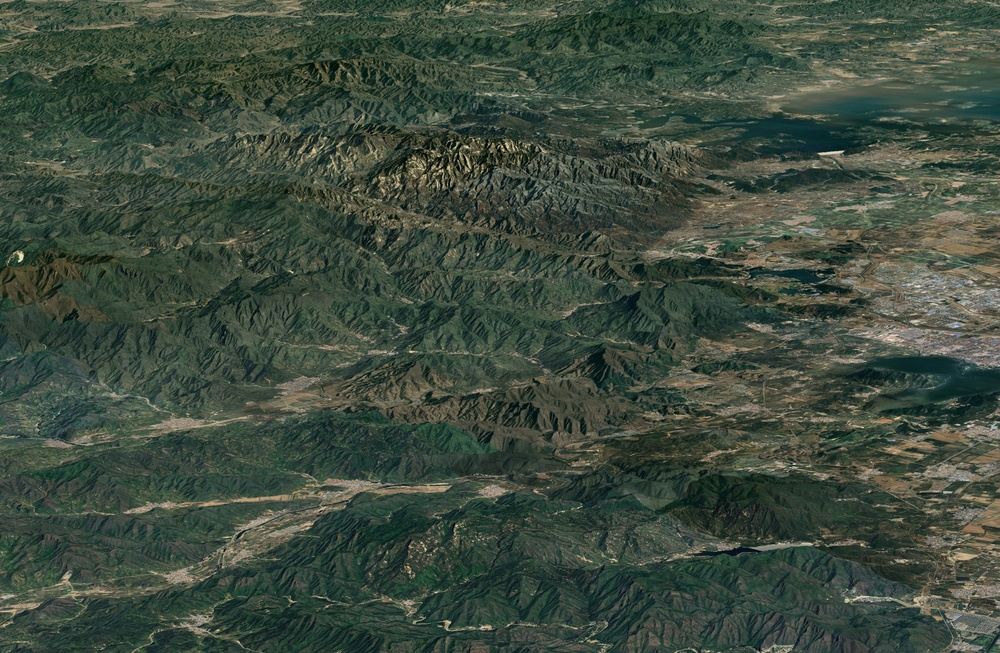
#> input picture images/image_2.jpg, 1000 x 653 px, shrunk from 3096 x 2021 before the run, given in place of top_left_1k.mp4, which was not available
$ python stitch.py
#> lines starting #> are read from the running program, lines starting #| are printed output that depends on the picture; after the words box and inside, x2 and y2 are one past the last pixel; in counts of white or black regions, pixels touching at a corner belong together; pictures that were not available may be replaced by others from this repository, and a replacement may not be noted
import cv2
import numpy as np

import cv2
import numpy as np
import time
from colorama import Fore, Style
import argparse


def calculate_psnr(image1, image2):
    # 确保两个图像具有相同的尺寸
    if image1.shape!= image2.shape:
        raise ValueError("两个图像必须具有相同的尺寸")

    # 将图像转换为浮点数类型，以避免整数除法和溢出
    image1 = image1.astype(np.float64)
    image2 = image2.astype(np.float64)

    # 计算均方误差（MSE）
    mse = np.mean((image1 - image2) ** 2)

    if mse == 0:
        return float('inf')  # 如果MSE为0，PSNR为无穷大

    # 计算PSNR
    max_pixel = 255.0
    psnr = 20 * np.log10(max_pixel / np.sqrt(mse))

    return psnr


# img_a  :  大图
# img_b  :  小图

def find_homography(img_a, img_b, visualize_matches=False):
    orb = cv2.ORB_create(nfeatures=10000,
                            scaleFactor=1.3,      # 金字塔缩放因子(原1.2)
                            edgeThreshold=15,     # 边界阈值
                            patchSize=31          # 描述符区域大小
                        )                         # 限制特征点数量
    t1 = time.time()
    kp_a, des_a = orb.detectAndCompute(img_a, None)
    t2 = time.time()
    print("detectAndCompute time 00:\t" , t2 - t1, "大图像特征点个数为：\t", len(kp_a))

    t1 = time.time()
    kp_b, des_b = orb.detectAndCompute(img_b, None)
    t2 = time.time()
    print("detectAndCompute time 44:\t" , t2 - t1, "小图像特征点个数为：\t", len(kp_b))

    # ===============================================================

    t1 = time.time()
    bf = cv2.BFMatcher(cv2.NORM_HAMMING, crossCheck=False)
    t2 = time.time()
    print("FlannBasedMatcher time:\t\t" , t2 - t1)

    # ===============================================================

    t1 = time.time()
    matches = bf.knnMatch(des_b, des_a, k=2)
    t2 = time.time()
    print("knnMatch time:\t\t\t" , t2 - t1)

    # ===============================================================

    good_matches = []
    for m, n in matches:
        if m.distance < 0.7 * n.distance:
            good_matches.append(m)
    print("len good matchers: " , len(good_matches))

    # ===============================================================

    if visualize_matches:
        # 创建匹配可视化图像
        img_matches = cv2.drawMatches(img_b, kp_b, img_a, kp_a, good_matches, None,
                                     flags=cv2.DrawMatchesFlags_NOT_DRAW_SINGLE_POINTS)
        cv2.imwrite('Matchers.jpg', img_matches)

    if len(good_matches) >= 4:
        src_pts = np.float32([kp_b[m.queryIdx].pt for m in good_matches]).reshape(-1,1,2)
        dst_pts = np.float32([kp_a[m.trainIdx].pt for m in good_matches]).reshape(-1,1,2)
        t1 = time.time()
        M, mask = cv2.findHomography(src_pts, dst_pts, cv2.RANSAC, 5.0)
        t2 = time.time()
        print("findHomography time:\t\t" , t2 - t1)
        return M
    else:
        return None

def merge_four_images(imgs):
    # 确保有四张图片
    assert len(imgs) == 4, "需要提供四张图片"

    # 获取每张图片的高度和宽度
    top_left = imgs[0]
    top_right = imgs[1]
    bottom_left = imgs[2]
    bottom_right = imgs[3]

    # 检查图片是否为空
    if top_left is None or top_right is None or bottom_left is None or bottom_right is None:
        raise ValueError("有一张或多张图片为空")

    # 获取图片的高度和宽度（假设所有图片大小相同）
    height, width = top_left.shape[:2]

    # 水平拼接上方两张图片
    top = np.hstack((top_left, top_right))
    # 水平拼接下方两张图片
    bottom = np.hstack((bottom_left, bottom_right))
    # 垂直拼接上下两部分
    merged_img = np.vstack((top, bottom))

    return merged_img


# input five images
def stitch(retts : list, first, MS, padding_color = False ):

    img_a = retts[1] # 大视野图像
    img_bs = [retts[0],retts[2], retts[3], retts[4]]

    # 转换为灰度图像
    gray_a = cv2.cvtColor(img_a, cv2.COLOR_BGR2GRAY)

    # 上采样A图像
    img_a_upscaled = cv2.resize(img_a, None, fx=2, fy=2, interpolation=cv2.INTER_CUBIC)
    part_width = img_a_upscaled.shape[1] // 2
    part_height = img_a_upscaled.shape[0] // 2

    # ===============================================================
    imgs = []

    if first == 1:
        MS = []
    else:
        MS = MS

    for i, img_b in enumerate(img_bs):
        gray_b = cv2.cvtColor(img_b, cv2.COLOR_BGR2GRAY)
        # ===============================================================
        t1 = time.time()
        M = None
        if first == 1:
            # 计算单应性矩阵
            M = find_homography(gray_a, gray_b,  visualize_matches = True)
            if M is None:
                print("Not enough matches found")
                return
            MS.append(M)
        else:
            M = MS[i]
        # 计算B的角点在A中的坐标
        h_b, w_b = gray_b.shape
        pts_b = np.float32([[0,0], [0,h_b-1], [w_b-1,h_b-1], [w_b-1,0]]).reshape(-1,1,2)
        pts_a = cv2.perspectiveTransform(pts_b, M) # 对一组点进行透视变换

        # 计算最小包围矩形
        x_coords = [pt[0][0] for pt in pts_a]
        y_coords = [pt[0][1] for pt in pts_a]

        x_min, x_max = int(round(min(x_coords))), int(round(max(x_coords)))
        y_min, y_max = int(round(min(y_coords))), int(round(max(y_coords)))

        # 计算上采样后区域参数
        up_x = 2 * x_min
        up_y = 2 * y_min
        up_w = 2 * (x_max - x_min)
        up_h = 2 * (y_max - y_min)

        t2 = time.time()
        # ===============================================================

        up_w = max(1, up_w)
        up_h = max(1, up_h)
        # 调整B图像尺寸并替换
        img_b_resized = cv2.resize(img_b, (up_w, up_h), interpolation=cv2.INTER_CUBIC)

        up_x = max(0, up_x)
        up_y = max(0, up_y)
        up_x_end = min(up_x + up_w, img_a_upscaled.shape[1])
        up_y_end = min(up_y + up_h, img_a_upscaled.shape[0])
        up_w = up_x_end - up_x
        up_h = up_y_end - up_y

        def alpha_blending(img1, img2, blend_width):
            height, width = img1.shape[:2]
            alpha = np.zeros((height, width), dtype=np.float32)
            # 生成渐变的 alpha 通道
            for i in range(blend_width):
                alpha[:, width - blend_width + i] = i / blend_width
            blended_img = img1 * (1 - alpha[..., np.newaxis]) + img2 * alpha[..., np.newaxis]
            return blended_img.astype(np.uint8)

        if up_w > 0 and up_h > 0:
            img_b_resized = img_b_resized[:up_h, :up_w]
            # 提取要替换的区域
            target_region = img_a_upscaled[up_y:up_y + up_h, up_x:up_x + up_w]
            # 定义融合宽度
            blend_width = 20
            # 进行 Alpha 融合
            blended_region = alpha_blending(target_region, img_b_resized, blend_width)
            img_a_upscaled[up_y:up_y + up_h, up_x:up_x + up_w] = blended_region
            if padding_color:
                img_a_upscaled[up_y:up_y + up_h, up_x:up_x + 3] = [[0, 0, 255]]
                img_a_upscaled[up_y:up_y + 3, up_x:up_x + up_w] = [[0, 0, 255]]
                img_a_upscaled[up_y + up_h:up_y + up_h + 3, up_x:up_x + up_w] = [[0, 0, 255]]
                img_a_upscaled[up_y:up_y + up_h, up_x + up_w:up_x + up_w + 3] = [[0, 0, 255]]

        # if up_w > 0 and up_h > 0:
        #     img_b_resized = img_b_resized[:up_h, :up_w]
        #     img_a_upscaled[up_y:up_y + up_h, up_x:up_x + up_w] = img_b_resized
            # img_a_upscaled[up_y:up_y + up_h, up_x:up_x + 3] = [[0, 0, 255]]
            # img_a_upscaled[up_y:up_y + 3, up_x:up_x + up_w] = [[0, 0, 255]]
            # img_a_upscaled[up_y + up_h:up_y + up_h + 3, up_x:up_x + up_w] = [[0, 0, 255]]
            # img_a_upscaled[up_y:up_y + up_h, up_x + up_w:up_x + up_w + 3] = [[0, 0, 255]]
        else:
            print("替换区域无效")
            return

        print(f"total time:\t\t\t {Fore.RED}{ t2 - t1 }{Style.RESET_ALL}")

        # 输出坐标
        print(f"B在原始A中的坐标:({x_min}, {y_min})")
        print(f"B在上采样后A中的坐标:({up_x}, {up_y})")

        if i == 0:  # 左上.
            x, y = 0, 0
        elif i == 1:  # 右上
            x, y = part_width, 0
        elif i == 2:  # 左下
            x, y = 0, part_height
        elif i == 3:  # 右下
            x, y = part_width, part_height

        # 保存结果
        # cv2.imwrite('enhanced_8k.jpg', img_a_upscaled)
        imgs.append(img_a_upscaled[y:y + part_height, x:x + part_width])

    merged_img = merge_four_images(imgs)
    # cv2.imwrite("./merged_img.jpg", merged_img)
    # cv2.imshow("Merged Image", merged_img)
    # cv2.waitKey(0)
    return merged_img, MS


if __name__ == "__main__":
    parser = argparse.ArgumentParser()
    parser.add_argument("-z", "--zhanshi", action='store_false')
    args = parser.parse_args()
    zhanshi = args.zhanshi
    global first
    video_paths = [
        './fourvideo/top_left_1k.mp4',
        './fourvideo/video5_1k.mp4',
        './fourvideo/top_right_1k.mp4',
        './fourvideo/bottom_left_1k.mp4',
        './fourvideo/bottom_right_1k.mp4'
    ]

    # 打开视频文件
    caps = [cv2.VideoCapture(path) for path in video_paths]
    first = 1
    MS = []
    choose = True
    padding_color = True
    while True:
        frames = []
        ret_frames = []
        for cap in caps:
            ret, frame = cap.read()
            ret_frames.append(ret)
            frames.append(frame)
#> this loop made 5 passes
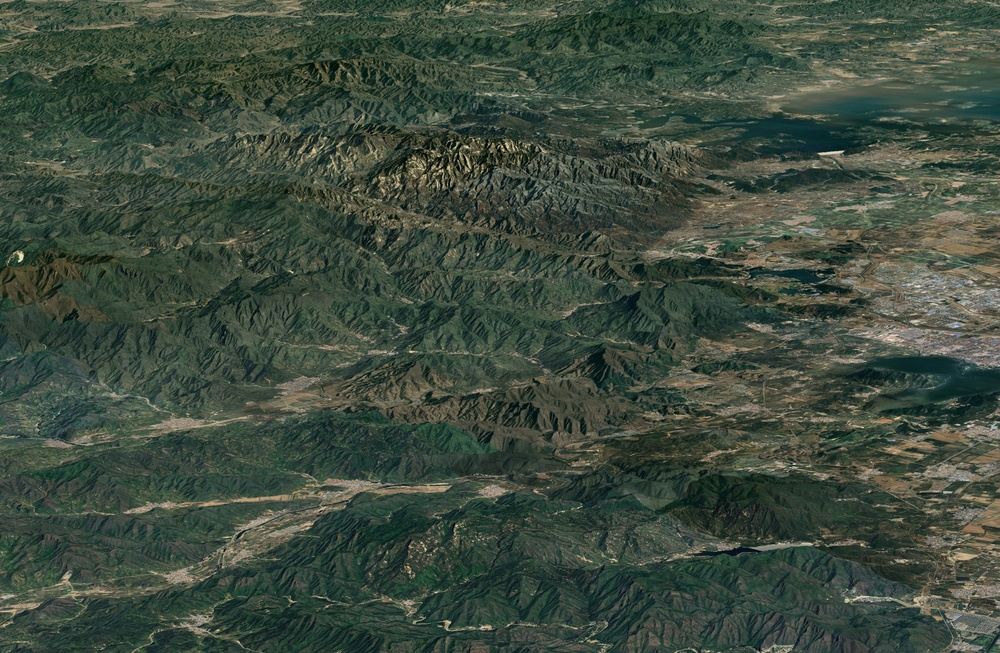
#> input picture images/image_2.jpg, 1000 x 653 px, shrunk from 3096 x 2021 before the run, given in place of top_left_1k.mp4, which was not available
#> after the loop, frames = 5 items; ret_frames = [True, True, True, True, True]

        # 如果有任何一个视频读取失败，退出循环
        if not all(ret_frames):
            break

        if not choose:
            padding_color = False

        stitched_frame, _MS = stitch(frames, first, MS, padding_color)
#> in stitch, img_a is the input picture: shape (653, 1000, 3); mean B, G, R 62.5, 75.5, 62.7
#> the loop in stitch, `for i, img_b in enumerate(img_bs):` made 4 passes
#> (x, y) on passes 1 to 4: (0, 0), (1000, 0), (0, 653), (1000, 653)
#> (printed output is left out)
#> pass 1, in find_homography, `img_matches = cv2.drawMatches(img_b, kp_b, img_a, kp_a, good_matches, ..`:
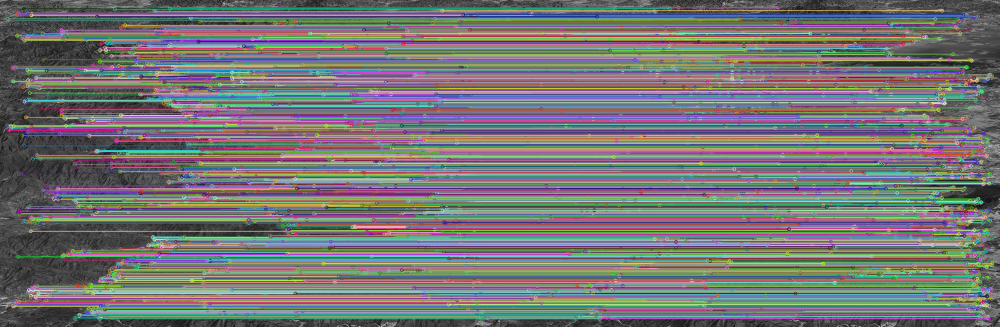
#> img_matches: shape (653, 2000, 3) (shown at 1/2 size); mean of channels 0, 1, 2 116.6, 116.3, 117.4; drawn as B, G, R
#> after the loop in stitch, `for i, img_b in enumerate(img_bs):`:
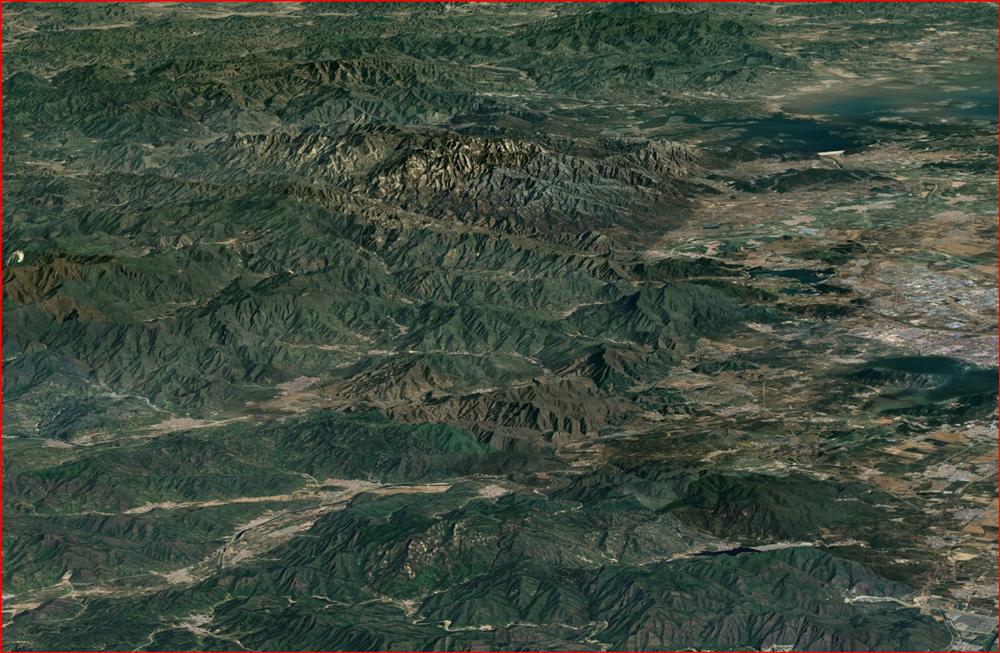
#> img_a_upscaled: shape (1306, 2000, 3) (shown at 1/2 size); mean B, G, R 62.1, 75, 63.9
#> after the loop in stitch, `for i, img_b in enumerate(img_bs):`:
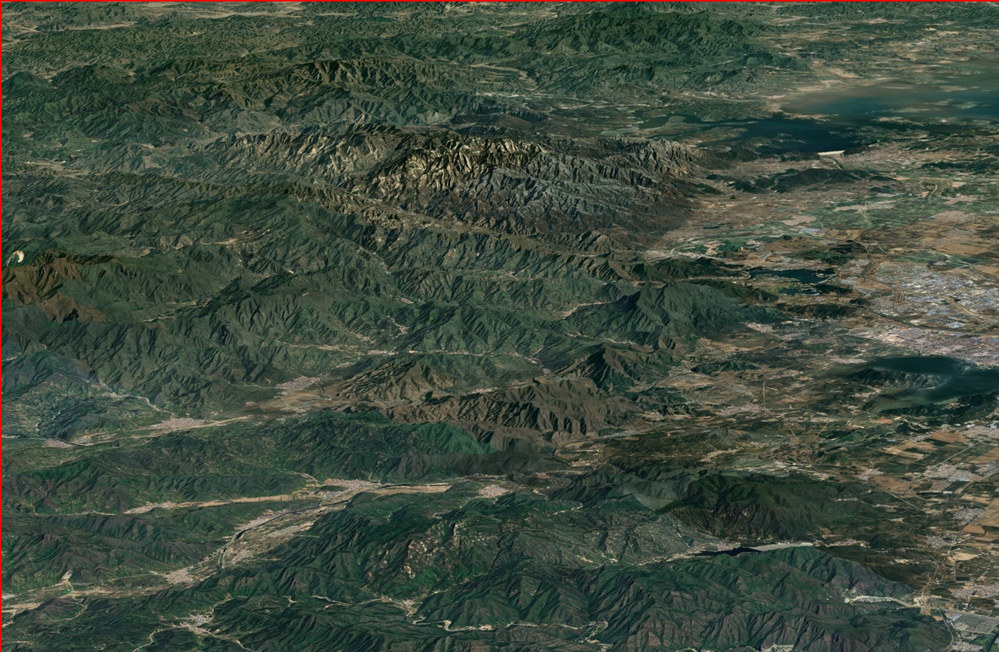
#> target_region: shape (1304, 1998, 3) (shown at 1/2 size); mean B, G, R 62.3, 75.2, 63.4
#> after the loop in stitch, `for i, img_b in enumerate(img_bs):`: MS = 4 items
#> in merge_four_images, `bottom_right = imgs[3]`:
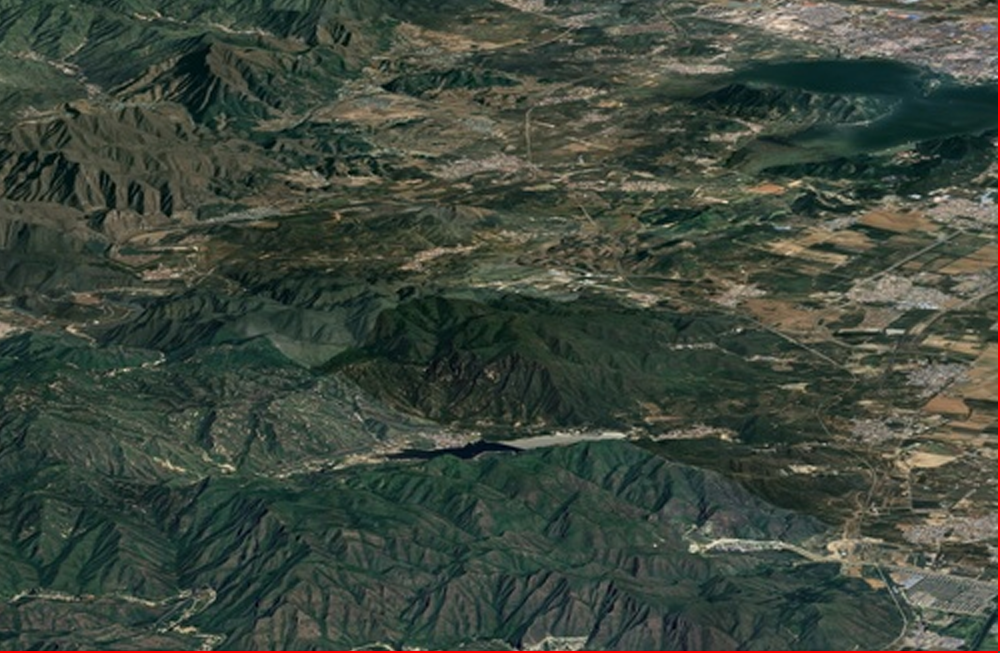
#> bottom_right: shape (653, 1000, 3); mean of channels 0, 1, 2 61.2, 71.9, 62.8; drawn as B, G, R
#> in merge_four_images, `top = np.hstack((top_left, top_right))`:
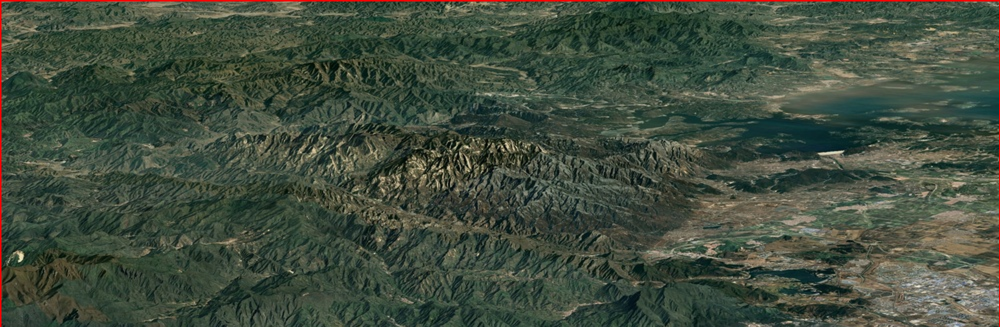
#> top: shape (653, 2000, 3) (shown at 1/2 size); mean of channels 0, 1, 2 62.2, 76.9, 65.8; drawn as B, G, R
#> in merge_four_images, `bottom = np.hstack((bottom_left, bottom_right))`:
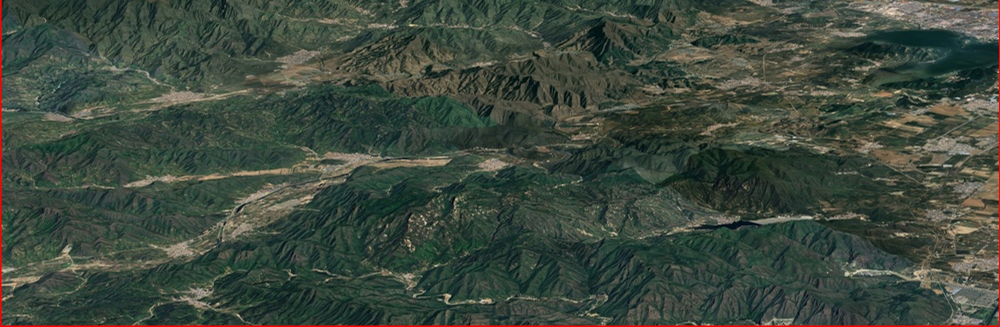
#> bottom: shape (653, 2000, 3) (shown at 1/2 size); mean of channels 0, 1, 2 62, 73.1, 62; drawn as B, G, R
        if choose:
            MS = _MS
#> MS = 4 items
        psnr = calculate_psnr(stitched_frame, cv2.resize(frames[1], None, fx=2, fy=2, interpolation=cv2.INTER_CUBIC))
#> in calculate_psnr, `mse = np.mean((image1 - image2) ** 2)`: mse = 104.2
#> in calculate_psnr, `psnr = 20 * np.log10(max_pixel / np.sqrt(mse))`: psnr = 27.95
#> psnr = 27.95
        cv2.putText(stitched_frame, f"PSNR: {psnr:.2f} dB", (10, 30), cv2.FONT_HERSHEY_SIMPLEX, 1, (255, 0, 0), 2)
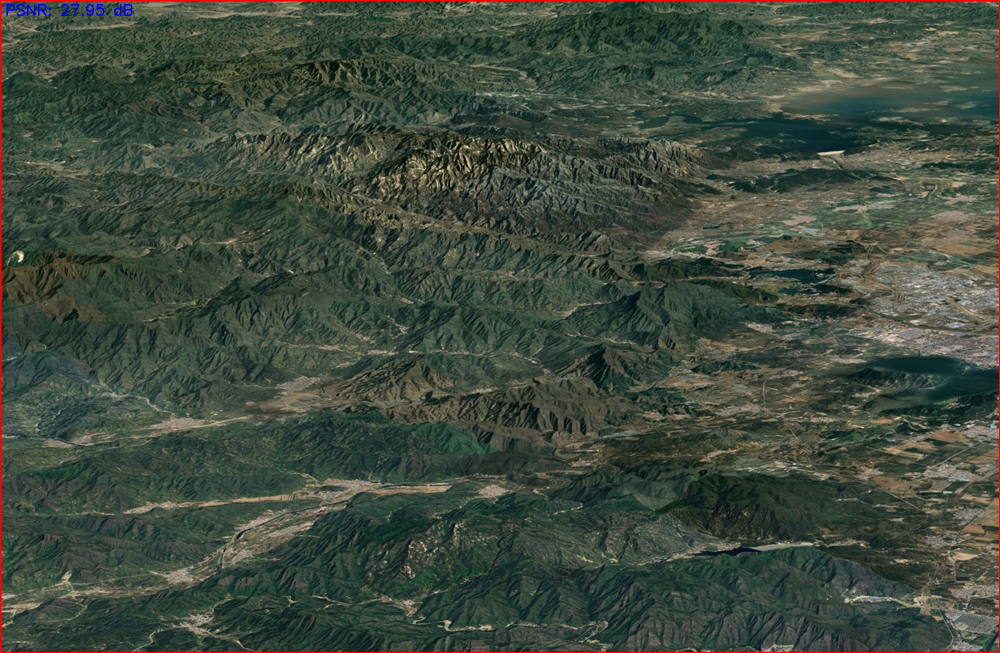
#> stitched_frame: shape (1306, 2000, 3) (shown at 1/2 size); 0.07% of pixels changed, all inside (x1, y1, x2, y2) = (13, 8, 265, 32); drawn as B, G, R
        cv2.imshow("Stitched Video Stream", stitched_frame)
        cv2.waitKey(1)
        if zhanshi:
            choose = False
            first += 1

        if choose :
            key = cv2.waitKey(10000) & 0xFF
            if key == ord('q'):
                continue
            elif key == ord('a'):
                print( "----------------" )
                choose = False
                first += 1
    for cap in caps:
        cap.release()
    cv2.destroyAllWindows()
